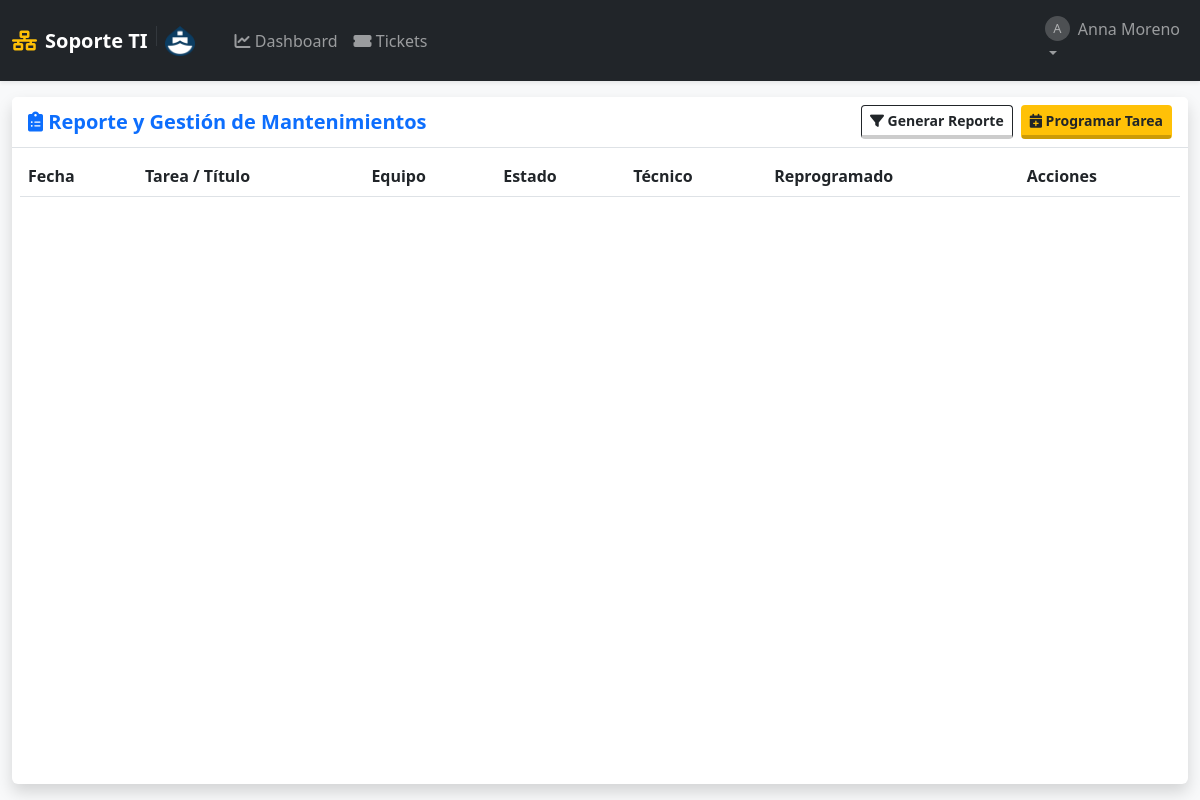
The page /mantenimientos (signed in) on the database as committed earlier.
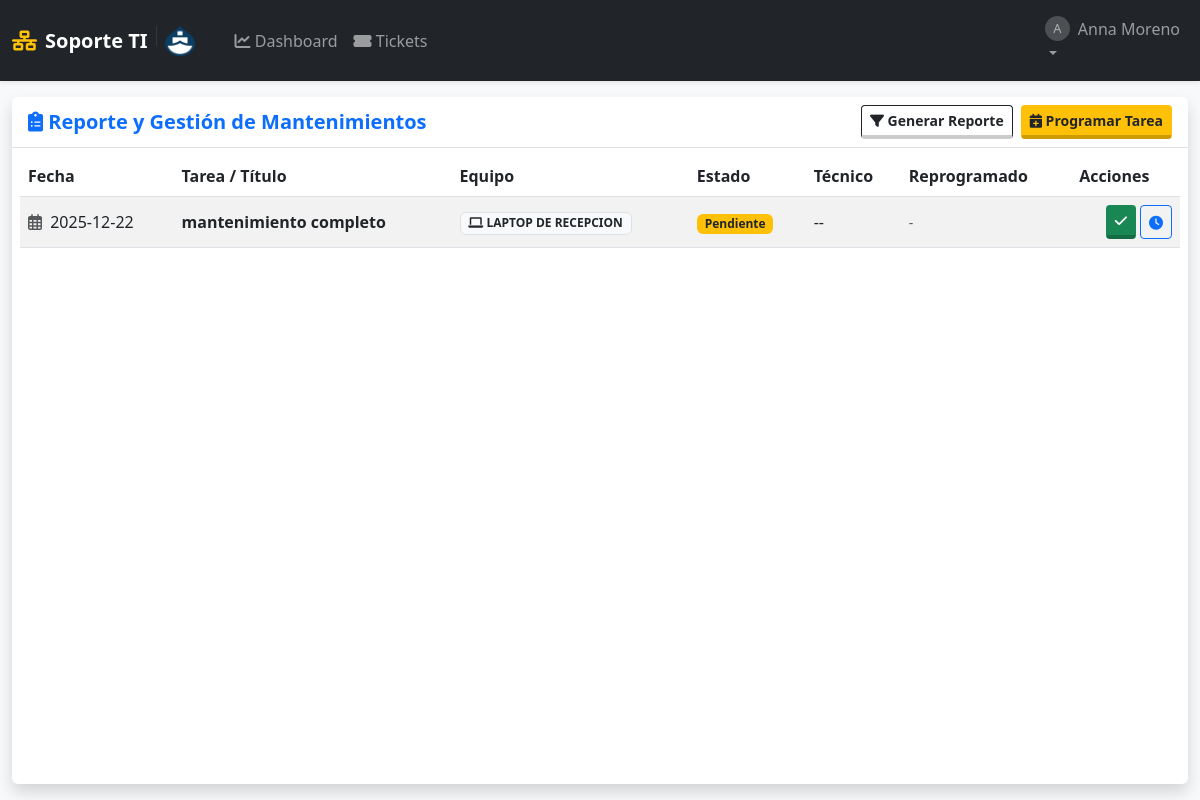
The same page on the database as committed later.
### tables this page shows
CREATE TABLE mantenimientos (
            id INTEGER PRIMARY KEY AUTOINCREMENT,
            equipo_id INTEGER NOT NULL,
            titulo TEXT NOT NULL,
            fecha_programada DATE NOT NULL,
            estado TEXT DEFAULT 'Pendiente',
            tecnico_asignado_id INTEGER, motivo_reprogramacion TEXT,
            FOREIGN KEY (equipo_id) REFERENCES equipos (id) ON DELETE CASCADE,
            FOREIGN KEY (tecnico_asignado_id) REFERENCES usuarios (id) ON DELETE SET NULL
        );

CREATE TABLE equipos (
            id INTEGER PRIMARY KEY AUTOINCREMENT,
            nombre_equipo TEXT UNIQUE NOT NULL,
            tipo TEXT,
            marca_modelo TEXT,
            numero_serie TEXT UNIQUE,
            fecha_adquisicion DATE,
            usuario_asignado_id INTEGER,
            notas TEXT, procesador TEXT, memoria_ram TEXT, tipo_ram TEXT, disco_duro TEXT, tipo_disco TEXT, fecha_compra DATE,
            FOREIGN KEY (usuario_asignado_id) REFERENCES usuarios (id) ON DELETE SET NULL
        );

### app.py (the view)
@app.route('/mantenimientos')
@login_required
def lista_mantenimientos():
    db = get_db()
    f_inicio = request.args.get('fecha_inicio')
    f_fin = request.args.get('fecha_fin')
    f_estado = request.args.get('estado')
    f_equipo = request.args.get('equipo_id')
    query = """
        SELECT m.*, e.nombre_equipo, u.username as tecnico
        FROM mantenimientos m
        JOIN equipos e ON m.equipo_id = e.id
        LEFT JOIN usuarios u ON m.tecnico_asignado_id = u.id
        WHERE 1=1
    """
    params = []
    if f_inicio and f_fin:
        query += " AND m.fecha_programada BETWEEN ? AND ?"
        params.extend([f_inicio, f_fin])
    if f_estado and f_estado != 'Todos':
        query += " AND m.estado = ?"
        params.append(f_estado)
    if f_equipo and f_equipo != 'Todos':
        query += " AND m.equipo_id = ?"
        params.append(f_equipo)
    query += " ORDER BY m.fecha_programada ASC"
    mantenimientos = db.execute(query, params).fetchall()
    equipos = db.execute("SELECT id, nombre_equipo FROM equipos ORDER BY nombre_equipo").fetchall()
    return render_template('mantenimientos.html',
                           mantenimientos=mantenimientos,
                           equipos=equipos)

### app.py (called while the page is built)
def get_db():
    if 'db' not in g:
        g.db = sqlite3.connect(app.config['DB_FILE'])
        g.db.row_factory = sqlite3.Row
        g.db.execute("PRAGMA foreign_keys = ON")
    return g.db

def login_required(f):
    @wraps(f)
    def decorated_function(*args, **kwargs):
        if 'user_id' not in session: return redirect(url_for('login'))
        return f(*args, **kwargs)
    return decorated_function

### templates/mantenimientos.html (shortened to what this page needs)
{% extends "layout.html" %}
{% block content %}
<div class="card shadow h-100 border-0">
    <div class="card-header bg-white py-2 border-bottom d-flex justify-content-between align-items-center">
        <h5 class="mb-0 text-primary fw-bold"><i class="fas fa-clipboard-list"></i> Reporte y Gestión de Mantenimientos</h5>
        <div class="d-flex gap-2">
            <button class="btn btn-outline-dark btn-sm" type="button" data-bs-toggle="collapse" data-bs-target="#panelFiltros">
                <i class="fas fa-filter"></i> Generar Reporte
            </button>
            <a href="{{ url_for('programar_mantenimiento') }}" class="btn btn-warning btn-sm text-dark">
                <i class="fas fa-calendar-plus"></i> Programar Tarea
            </a>
        </div>
    </div>
    <div class="card-body p-2">
        <table class="table table-striped table-hover tabla-enterprise w-100 align-middle">
            <thead>
                <tr>
                    <th>Fecha</th>
                    <th>Tarea / Título</th>
                    <th>Equipo</th>
                    <th>Estado</th>
                    <th>Técnico</th>
                    <th>Reprogramado</th>
                    <th>Acciones</th>
                </tr>
            </thead>
            <tbody>
                {% for mant in mantenimientos %}
                <tr>
                    <td data-order="{{ mant.fecha_programada }}">
                        <i class="far fa-calendar-alt text-muted me-1"></i>
                        {{ mant.fecha_programada }}
                    </td>
                    <td class="fw-bold">{{ mant.titulo }}</td>
                    <td>
                        <span class="badge bg-light text-dark border">
                            <i class="fas fa-laptop"></i> {{ mant.nombre_equipo }}
                        </span>
                    </td>
                    <td>
                        {% if mant.estado == 'Pendiente' %}
                            <span class="badge bg-warning text-dark">Pendiente</span>
                        {% else %}
                            <span class="badge bg-success">Realizado</span>
                        {% endif %}
                    </td>
                    <td>{{ mant.tecnico or '--' }}</td>
                    <td>
                        {% if mant.motivo_reprogramacion %}
                            <span class="text-danger small" title="{{ mant.motivo_reprogramacion }}">
                                <i class="fas fa-exclamation-triangle"></i> Sí
                            </span>
                        {% else %}
                            <span class="text-muted small">-</span>
                        {% endif %}
                    </td>
                    <td class="text-end">
                        <div class="d-flex gap-1 justify-content-end">
                            {% if mant.estado == 'Pendiente' %}
                                <form action="{{ url_for('completar_mantenimiento', mant_id=mant.id) }}" method="POST">
                                    <button class="btn btn-success btn-sm" title="Marcar Realizado">
                                        <i class="fas fa-check"></i>
                                    </button>
                                </form>
                                <button type="button" class="btn btn-outline-primary btn-sm" data-bs-toggle="modal" data-bs-target="#modalReprogramar{{ mant.id }}" title="Reprogramar">
                                    <i class="fas fa-clock"></i>
                                </button>
                            {% endif %}
                        </div>
                    </td>
                </tr>
                {% endfor %}
            </tbody>
        </table>
    </div>
</div>
{% endblock %}

### templates/layout.html (shortened to what this page needs)
<!DOCTYPE html>
<html lang="es">
<head>
    <link href="https://cdn.jsdelivr.net/npm/bootstrap@5.3.0/dist/css/bootstrap.min.css" rel="stylesheet">
    <link rel="stylesheet" href="https://cdnjs.cloudflare.com/ajax/libs/font-awesome/6.0.0/css/all.min.css">
    <link rel="stylesheet" href="https://cdn.datatables.net/1.13.4/css/dataTables.bootstrap5.min.css">
    <link rel="stylesheet" href="https://cdn.datatables.net/responsive/2.4.1/css/responsive.bootstrap5.min.css">
    <link rel="stylesheet" href="https://cdn.datatables.net/buttons/2.3.6/css/buttons.bootstrap5.min.css">
    <link rel="stylesheet" href="{{ url_for('static', filename='css/style.css') }}">
</head>
<body class="bg-light sap-mode">
    <nav class="navbar navbar-expand-lg navbar-dark bg-dark shadow-sm z-index-1000">
        <div class="container-fluid">
            <a class="navbar-brand fw-bold d-flex align-items-center" href="{{ url_for('dashboard') }}">
                <i class="fas fa-network-wired me-2 text-warning"></i>
                Soporte TI
                <img src="{{ url_for('static', filename='img/logo.png') }}" alt="Logo Empresa" height="30" class="d-inline-block align-text-top">
            </a>
            <div class="collapse navbar-collapse" id="navbarNav">
                {% if session.get('user_id') %}
                <ul class="navbar-nav me-auto ms-3">
                    <li class="nav-item">
                        <a class="nav-link" href="{{ url_for('dashboard') }}"><i class="fas fa-chart-line"></i> Dashboard</a>
                    </li>
                    <li class="nav-item">
                        <a class="nav-link" href="{{ url_for('lista_soportes') }}"><i class="fas fa-ticket-alt"></i> Tickets</a>
                    </li>
                </ul>
                <ul class="navbar-nav">
                    <li class="nav-item dropdown">
                        <a class="nav-link dropdown-toggle" href="#" data-bs-toggle="dropdown">
                            <div class="d-flex align-items-center">
                                <div class="avatar-circle-sm me-2">{{ session.get('username')[0].upper() }}</div>
                                {{ session.get('username') }}
                            </div>
                        </a>
                    </li>
                </ul>
                {% endif %}
            </div>
        </div>
    </nav>
    <main class="container-fluid py-3 main-container">
        {% block content %}{% endblock %}
    </main>
</body>
</html>

### static/css/style.css (style rules this page uses)
body.sap-mode { height: 100vh; display: flex; flex-direction: column; margin: 0; overflow: hidden; }
.main-container { flex: 1; overflow-y: auto; padding-bottom: 20px; width: 100%; }
.btn { transition: all 0.15s ease-in-out; border-bottom: 4px solid rgba(0,0,0,0.2) !important; font-weight: 600; }
.btn-outline-primary, .btn-outline-secondary, .btn-outline-danger { border-bottom: 1px solid currentColor !important; }
.avatar-circle-sm { width: 25px; height: 25px; background-color: #ffffff33; border-radius: 50%; text-align: center; line-height: 25px; font-size: 0.8em; }

Rows that differ between the two databases and show on the page:
added mantenimientos: fecha_programada "2025-12-22", titulo "mantenimiento completo", nombre_equipo "LAPTOP DE RECEPCION", estado "Pendiente", tecnico "--"
